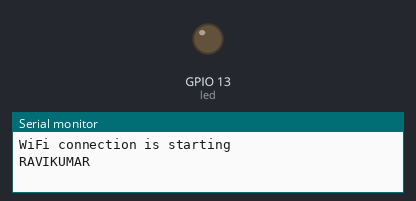
This sketch was run on a simulated ESP8266 (NodeMCU). Parts: output pins drawn as LEDs (lit = HIGH), the last lines printed to the serial monitor. WiFi joins after 1.5 s; servers stay silent unless stated.

Above: at 0.1 s.
At 1.6 s:
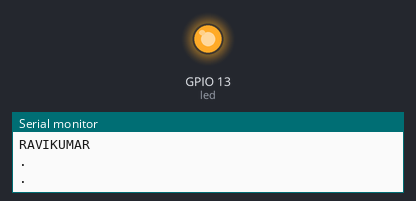
Timing chart, 0 to 3.1 s (numbered marks = the images above):
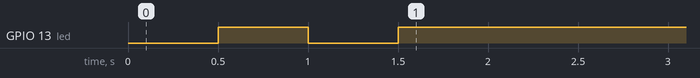

The sketch:

hemIoT6.ino
```cpp
#include<ESP8266WiFi.h>
const int led=13;
void setup() {
  // put your setup code here, to run once:
pinMode(led,OUTPUT);
const char *ssid="RAVIKUMAR";
const char *pass="itm16act";
Serial.begin(115200);
Serial.println("WiFi connection is starting");
Serial.println(ssid);
WiFi.begin(ssid,pass);
while(WiFi.status()!=WL_CONNECTED)
{
  delay(500);
  Serial.println(".");
  digitalWrite(led,HIGH);
  delay(500);
  digitalWrite(led,LOW);
  }
Serial.println();
digitalWrite(led,HIGH);
Serial.println("WiFi connected successfully");
Serial.println("NodeMCU IP Address is:");
Serial.println(WiFi.localIP());
}

void loop() {
  // put your main code here, to run repeatedly:

}
```
